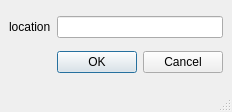
<?xml version="1.0" encoding="UTF-8"?>
<ui version="4.0">
 <class>MainWindow</class>
 <widget class="QMainWindow" name="MainWindow">
  <property name="geometry">
   <rect>
    <x>0</x>
    <y>0</y>
    <width>231</width>
    <height>112</height>
   </rect>
  </property>
  <property name="windowTitle">
   <string>cell location</string>
  </property>
  <widget class="QWidget" name="centralwidget">
   <layout class="QGridLayout" name="gridLayout">
    <item row="0" column="0">
     <widget class="QLabel" name="label">
      <property name="text">
       <string>location</string>
      </property>
      <property name="buddy">
       <cstring>lineEdit</cstring>
      </property>
     </widget>
    </item>
    <item row="0" column="1">
     <widget class="QLineEdit" name="lineEdit"/>
    </item>
    <item row="1" column="0">
     <spacer name="horizontalSpacer">
      <property name="orientation">
       <enum>Qt::Horizontal</enum>
      </property>
      <property name="sizeHint" stdset="0">
       <size>
        <width>48</width>
        <height>20</height>
       </size>
      </property>
     </spacer>
    </item>
    <item row="1" column="1">
     <widget class="QDialogButtonBox" name="buttonBox">
      <property name="standardButtons">
       <set>QDialogButtonBox::Cancel|QDialogButtonBox::Ok</set>
      </property>
     </widget>
    </item>
   </layout>
  </widget>
  <widget class="QMenuBar" name="menubar">
   <property name="geometry">
    <rect>
     <x>0</x>
     <y>0</y>
     <width>231</width>
     <height>23</height>
    </rect>
   </property>
  </widget>
  <widget class="QStatusBar" name="statusbar"/>
 </widget>
 <tabstops>
  <tabstop>lineEdit</tabstop>
 </tabstops>
 <resources/>
 <connections/>
</ui>
